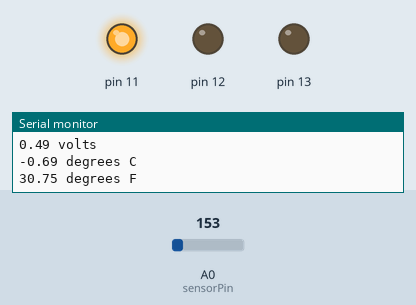
Recording of a sketch running on a simulated Arduino Uno, built with avr-gcc and run on an emulated ATmega328P. Shown: output pins drawn as LEDs (lit = HIGH), the last lines printed to the serial monitor. The test bench sets the inputs (shaded band); at power-on: A0 (sensorPin) = 153.

Above: at 5.8 s.
5.9 s: A0 (sensorPin) set to 196
11.9 s: A0 (sensorPin) set to 213
At 15.4 s:
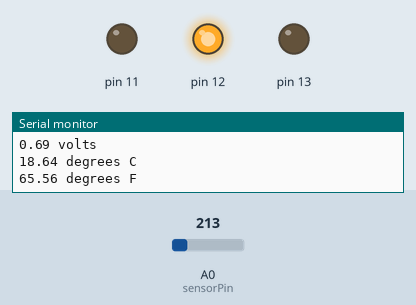
17.9 s: A0 (sensorPin) set to 191
At 20.5 s:
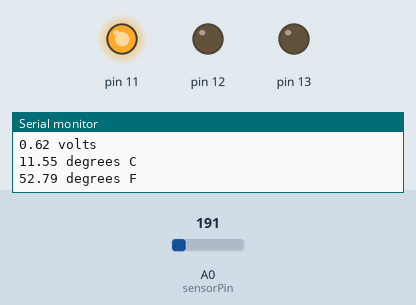
23.9 s: A0 (sensorPin) set to 221
At 25.5 s:
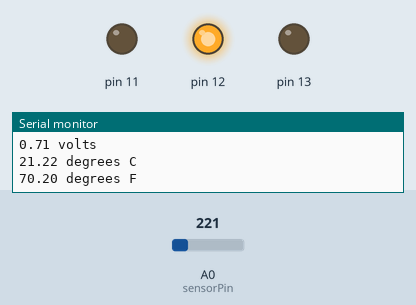
Timing chart, 0 to 27.0 s (numbered marks = the images above; inputs shaded):
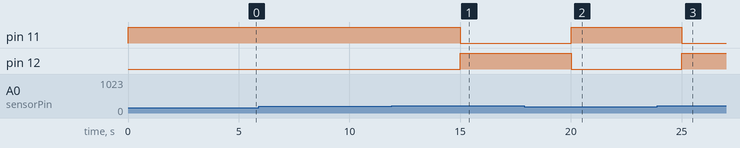

Measured:
- the behaviour switches between 212 and 213 on A0 (sensorPin) (found by bisection; images 0 and 1)
- after the input at 11.9 s, pin 11: HIGH → LOW after 3.1 s; pin 12: LOW → HIGH after 3.1 s
- after the input at 17.9 s, pin 11: LOW → HIGH after 2.1 s; pin 12: HIGH → LOW after 2.1 s
- after the input at 23.9 s, pin 11: HIGH → LOW after 1.1 s; pin 12: LOW → HIGH after 1.1 s

The sketch:

Temperature_Controller.ino
```cpp
//Temperature Sensor Control limit
//Turn red led if hotter than upper limit
//Blue light if colder than lower limit
//Green light within limit
//LED attached digitally as array
//Analog sensor

int sensorPin = 0;

//the analog pin the TMP36's Vout (sense) pin is connected to
//the resolution is 10 mV / degree centigrade with a
//500 mV offset to allow for negative temperatures
/*
* setup() - this function runs once when you turn your Arduino on
* We initialize the serial connection with the computer
*/

void setup() {
  //comments behind the slashes to set up variables
Serial.begin(9600);
pinMode(13, OUTPUT);
pinMode(12, OUTPUT);
pinMode(11, OUTPUT);
}

void loop()
{
  //getting the voltage reading from the temperature sensor
  int reading = analogRead(sensorPin);      // converting that reading to voltage, for 3.3v arduino use 3.3
  float voltage = reading * 3.3;
  voltage /= 1024.0;
  Serial.print(voltage); Serial.println(" volts");         // print out the voltage
  float temperatureC = (voltage - 0.5) * 100 ;
  Serial.print(temperatureC); Serial.println(" degrees C"); // now print out the temperature
  float temperatureF = (temperatureC * 9.0 / 5.0) + 32.0;   //converting from 10 mv per degree wit 500 mV offset
  Serial.print(temperatureF); Serial.println(" degrees F"); //
  float control=temperatureF;
  if (temperatureF<65)  {
    digitalWrite(11, HIGH);
    digitalWrite(12, LOW);
    digitalWrite(13, LOW);
    }
    if (temperatureF>=65 && temperatureF<=75) {
    digitalWrite(11, LOW);
    digitalWrite(12, HIGH);
    digitalWrite(13, LOW);
    }
    if (temperatureF>75) {
    digitalWrite(11, LOW);
    digitalWrite(12, LOW);
    digitalWrite(13, HIGH);
    }
  delay(5000); //waiting a second
}
```
